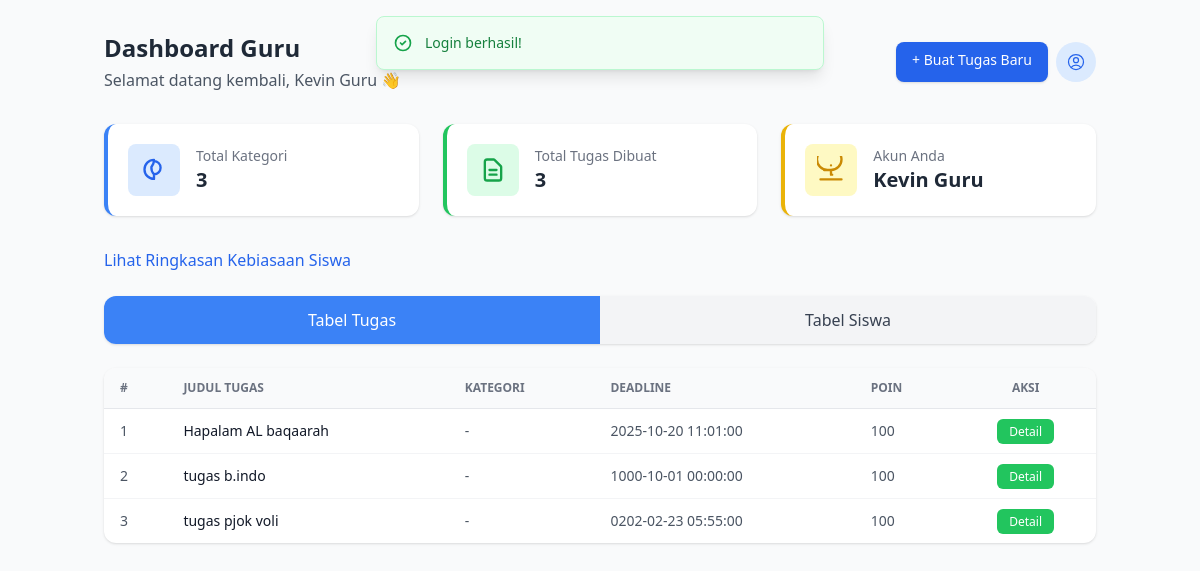
/?route=guru/dashboard (signed in), run on an earlier commit of the app's database.
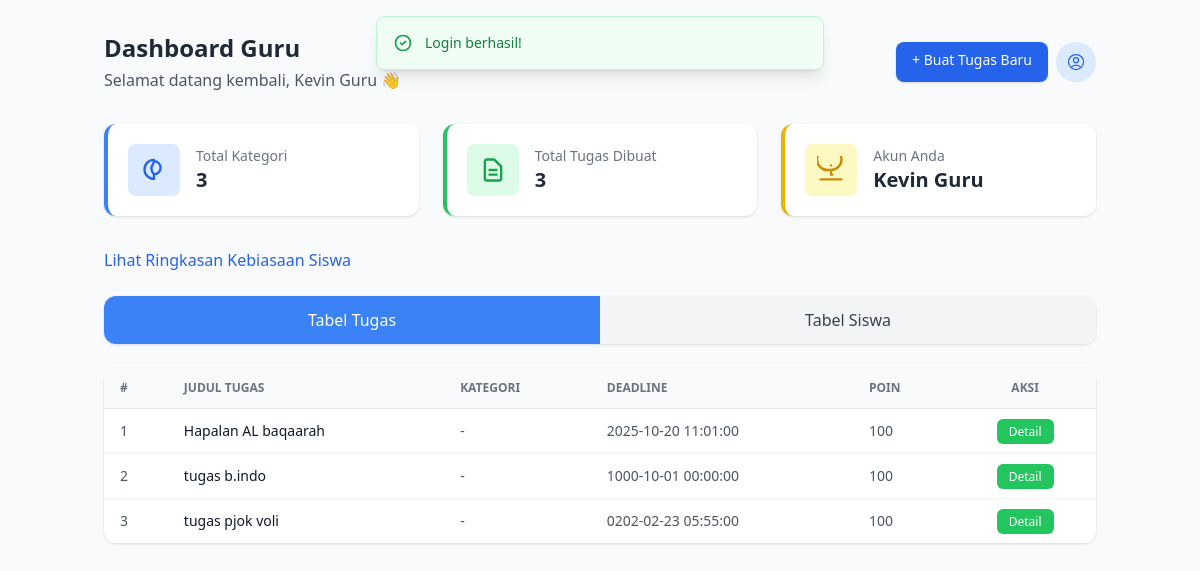
And on a later commit of the database.
### tables this page shows
CREATE TABLE `tugas` (
  `id_tugas` int NOT NULL,
  `judul_tugas` varchar(200) NOT NULL,
  `deskripsi` text,
  `id_guru` int NOT NULL,
  `id_kategori` int NOT NULL,
  `tanggal_mulai` datetime DEFAULT CURRENT_TIMESTAMP,
  `tanggal_deadline` datetime NOT NULL,
  `durasi_estimasi` int DEFAULT NULL,
  `poin_nilai` int DEFAULT '100',
  `instruksi_pengumpulan` text,
  `lampiran_guru` varchar(255) DEFAULT NULL,
  `status_tugas` enum('aktif','ditutup','dibatalkan') DEFAULT 'aktif',
  `tanggal_dibuat` datetime DEFAULT CURRENT_TIMESTAMP,
  `tanggal_diperbarui` datetime DEFAULT CURRENT_TIMESTAMP ON UPDATE CURRENT_TIMESTAMP,
  `kelas` varchar(20) DEFAULT NULL
);

### app/Controllers/TugasController.php (called while the page is built, shortened)
<?php
class TugasController {
    private $pdo;
    private $basePath;
    public function __construct($pdo) {
        $this->pdo = $pdo;
        $this->basePath = dirname(__DIR__, 2);
    }
   public function index() {
    $user = $_SESSION['user'] ?? null;
    $stmtTugas = $this->pdo->query("SELECT * FROM tugas WHERE id_guru = {$user['id_user']}");
    $tugas = $stmtTugas->fetchAll(PDO::FETCH_ASSOC);
    include $this->basePath . '/resources/views/guru/dashboard_guru.php';
}
}

### index.php (called while the page is built)
<?php
require_once __DIR__ . '/routes/web.php';
?>

### resources/views/components/tabel_biasa.php (the view, shortened to what this page needs)
<div class="bg-white rounded-xl shadow overflow-hidden table-wrapper">
    <?php if (!empty($tugas)): ?>
        <table class="min-w-full divide-y divide-gray-200 text-sm">
            <thead class="bg-gray-50">
                <tr>
                    <th class="px-4 py-3 text-left text-xs font-semibold text-gray-500 uppercase">#</th>
                    <th class="px-4 py-3 text-left text-xs font-semibold text-gray-500 uppercase">Judul Tugas</th>
                    <th class="px-4 py-3 text-left text-xs font-semibold text-gray-500 uppercase">Kategori</th>
                    <th class="px-4 py-3 text-left text-xs font-semibold text-gray-500 uppercase">Deadline</th>
                    <th class="px-4 py-3 text-left text-xs font-semibold text-gray-500 uppercase">Poin</th>
                    <th class="px-4 py-3 text-center text-xs font-semibold text-gray-500 uppercase">Aksi</th>
                </tr>
            </thead>
            <tbody class="divide-y divide-gray-100">
                <?php foreach ($tugas as $i => $t): ?>
                    <tr class="hover:bg-gray-50 transition">
                        <td class="px-4 py-3 text-gray-600"><?= $i + 1 ?></td>
                        <td class="px-4 py-3 font-medium text-gray-900"><?= htmlspecialchars($t['judul_tugas']) ?></td>
                        <td class="px-4 py-3 text-gray-600"><?= htmlspecialchars($t['nama_kategori'] ?? '-') ?></td>
                        <td class="px-4 py-3 text-gray-600"><?= htmlspecialchars($t['tanggal_deadline']) ?></td>
                        <td class="px-4 py-3 text-gray-600"><?= htmlspecialchars($t['poin_nilai']) ?></td>
                        <td class="px-4 py-3 text-center">
                            <a href="?route=guru/tugas/detail&id=<?= $t['id_tugas'] ?>"
                               class="px-3 py-1 bg-green-500 text-white text-xs rounded-md hover:bg-green-600 transition">
                                Detail
                            </a>
                        </td>
                    </tr>
                <?php endforeach; ?>
            </tbody>
        </table>
    <?php else: ?>
        <div class="px-6 py-10 text-center text-gray-500">
            Belum ada tugas yang Anda buat.
        </div>
    <?php endif; ?>
</div>

What changed in the data, as far as the page shows it:
changed tugas: judul_tugas "Hapalam AL baqaarah" → "Hapalan AL baqaarah"
